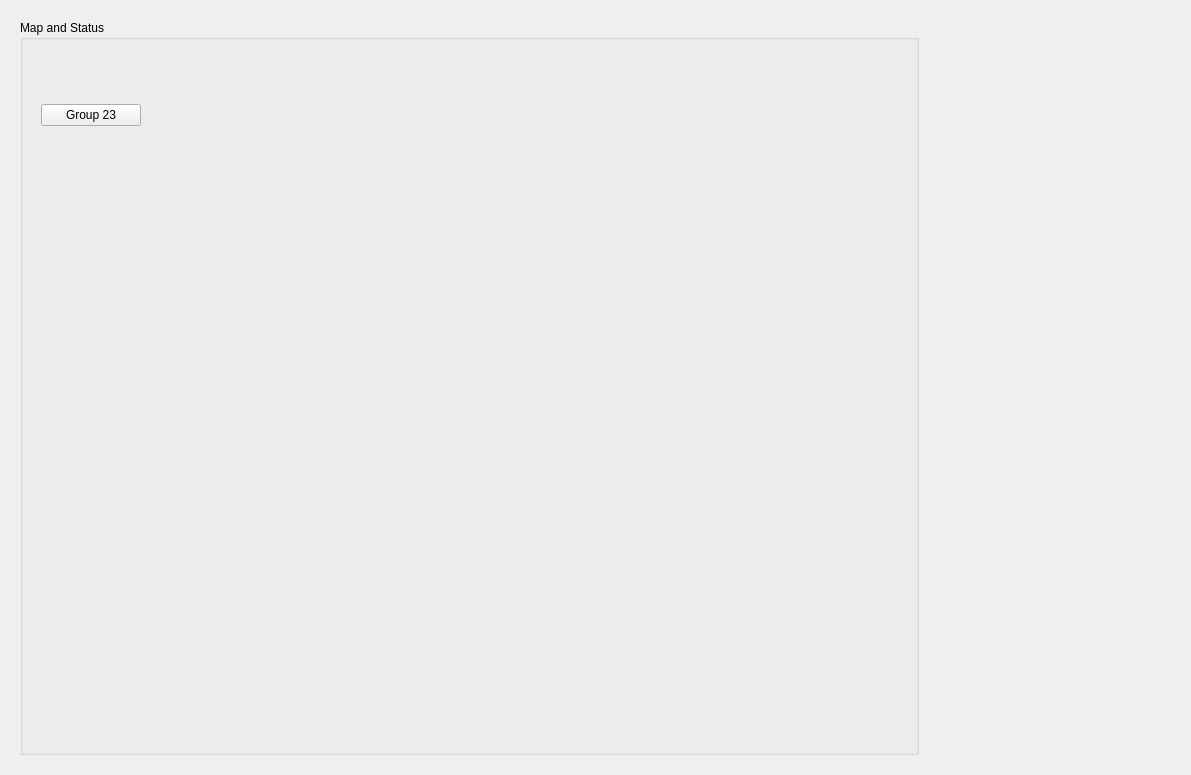
<?xml version="1.0" encoding="UTF-8"?>
<ui version="4.0">
 <class>Form</class>
 <widget class="QWidget" name="Form">
  <property name="geometry">
   <rect>
    <x>0</x>
    <y>0</y>
    <width>1191</width>
    <height>775</height>
   </rect>
  </property>
  <property name="windowTitle">
   <string>MPS FEEH Main</string>
  </property>
  <layout class="QGridLayout" name="gridLayout_5">
   <item row="0" column="0">
    <widget class="QFrame" name="frame_2">
     <property name="frameShape">
      <enum>QFrame::NoFrame</enum>
     </property>
     <property name="frameShadow">
      <enum>QFrame::Raised</enum>
     </property>
     <layout class="QGridLayout" name="gridLayout_3">
      <item row="0" column="2">
       <widget class="QFrame" name="frame_3">
        <property name="frameShape">
         <enum>QFrame::NoFrame</enum>
        </property>
        <property name="frameShadow">
         <enum>QFrame::Raised</enum>
        </property>
        <layout class="QGridLayout" name="gridLayout_4">
         <item row="1" column="0">
          <widget class="PyDMDrawingImage" name="PyDMDrawingImage_2">
           <property name="minimumSize">
            <size>
             <width>80</width>
             <height>75</height>
            </size>
           </property>
           <property name="maximumSize">
            <size>
             <width>80</width>
             <height>75</height>
            </size>
           </property>
           <property name="toolTip">
            <string/>
           </property>
           <property name="styleSheet">
            <string notr="true"/>
           </property>
           <property name="brush" stdset="0">
            <brush brushstyle="SolidPattern">
             <color alpha="255">
              <red>193</red>
              <green>193</green>
              <blue>195</blue>
             </color>
            </brush>
           </property>
           <property name="filename" stdset="0">
            <string>lcls_mps_lockup_stacked_digital.png</string>
           </property>
          </widget>
         </item>
         <item row="0" column="0">
          <spacer name="verticalSpacer">
           <property name="orientation">
            <enum>Qt::Vertical</enum>
           </property>
           <property name="sizeHint" stdset="0">
            <size>
             <width>20</width>
             <height>40</height>
            </size>
           </property>
          </spacer>
         </item>
        </layout>
       </widget>
      </item>
      <item row="0" column="0">
       <widget class="QGroupBox" name="groupBox">
        <property name="title">
         <string>Map and Status</string>
        </property>
        <layout class="QGridLayout" name="gridLayout_2">
         <item row="0" column="0">
          <widget class="PyDMEmbeddedDisplay" name="PyDMEmbeddedDisplay">
           <property name="sizePolicy">
            <sizepolicy hsizetype="Preferred" vsizetype="Preferred">
             <horstretch>0</horstretch>
             <verstretch>0</verstretch>
            </sizepolicy>
           </property>
           <property name="minimumSize">
            <size>
             <width>875</width>
             <height>40</height>
            </size>
           </property>
           <property name="toolTip">
            <string/>
           </property>
           <property name="filename" stdset="0">
            <string>$PHYSICS_TOP/mps_configuration/current/display/areas/mps_feeh_link_nodes.ui</string>
           </property>
          </widget>
         </item>
         <item row="1" column="0">
          <widget class="QFrame" name="frame">
           <property name="frameShape">
            <enum>QFrame::NoFrame</enum>
           </property>
           <property name="frameShadow">
            <enum>QFrame::Raised</enum>
           </property>
           <layout class="QGridLayout" name="gridLayout">
            <item row="0" column="0">
             <widget class="PyDMRelatedDisplayButton" name="PyDMRelatedDisplayButton">
              <property name="minimumSize">
               <size>
                <width>100</width>
                <height>20</height>
               </size>
              </property>
              <property name="toolTip">
               <string/>
              </property>
              <property name="text">
               <string>Group 23</string>
              </property>
              <property name="filenames" stdset="0">
               <stringlist>
                <string>$PHYSICS_TOP/mps_configuration/current/display/groups/LinkNodeGroup23.ui</string>
               </stringlist>
              </property>
              <property name="showIcon" stdset="0">
               <bool>false</bool>
              </property>
              <property name="openInNewWindow" stdset="0">
               <bool>true</bool>
              </property>
             </widget>
            </item>
            <item row="0" column="1">
             <spacer name="horizontalSpacer">
              <property name="orientation">
               <enum>Qt::Horizontal</enum>
              </property>
              <property name="sizeHint" stdset="0">
               <size>
                <width>40</width>
                <height>20</height>
               </size>
              </property>
             </spacer>
            </item>
           </layout>
          </widget>
         </item>
         <item row="2" column="0">
          <spacer name="verticalSpacer_2">
           <property name="orientation">
            <enum>Qt::Vertical</enum>
           </property>
           <property name="sizeHint" stdset="0">
            <size>
             <width>20</width>
             <height>40</height>
            </size>
           </property>
          </spacer>
         </item>
        </layout>
        <zorder>PyDMEmbeddedDisplay</zorder>
        <zorder>frame</zorder>
        <zorder>verticalSpacer_2</zorder>
       </widget>
      </item>
      <item row="0" column="1">
       <spacer name="horizontalSpacer_2">
        <property name="orientation">
         <enum>Qt::Horizontal</enum>
        </property>
        <property name="sizeHint" stdset="0">
         <size>
          <width>40</width>
          <height>20</height>
         </size>
        </property>
       </spacer>
      </item>
     </layout>
    </widget>
   </item>
  </layout>
 </widget>
 <customwidgets>
  <customwidget>
   <class>PyDMRelatedDisplayButton</class>
   <extends>QPushButton</extends>
   <header>pydm.widgets.related_display_button</header>
  </customwidget>
  <customwidget>
   <class>PyDMEmbeddedDisplay</class>
   <extends>QFrame</extends>
   <header>pydm.widgets.embedded_display</header>
  </customwidget>
  <customwidget>
   <class>PyDMDrawingImage</class>
   <extends>QWidget</extends>
   <header>pydm.widgets.drawing</header>
  </customwidget>
 </customwidgets>
 <resources/>
 <connections/>
</ui>
